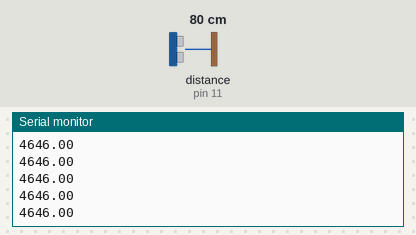
Recording of a sketch running on a simulated Arduino Uno, built with avr-gcc and run on an emulated ATmega328P. On the bench: the last lines printed to the serial monitor. Wiring (inferred from the names in the program): ultrasonic range finder: trigger pin 12; echo pin 11. Inputs (shaded band) come from the test bench; at power-on: distance to the obstacle (sensor on pin 11) 80 cm. The echo pulse lasts 58.3 µs per cm.

Above: at 1.2 s.
1.3 s: distance to the obstacle (sensor on pin 11) set to 2 cm
At 1.8 s:
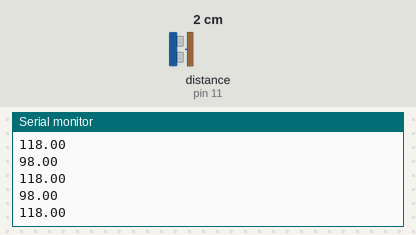
2.8 s: distance to the obstacle (sensor on pin 11) set to 4 cm
At 3.5 s:
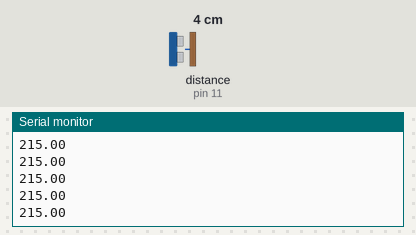
Timing chart, 0 to 5.8 s (numbered marks = the images above; inputs shaded):
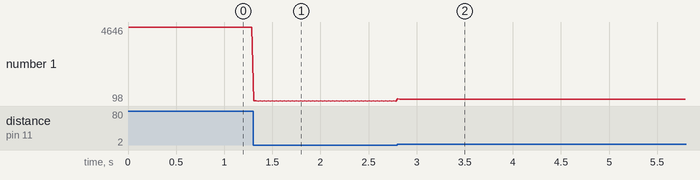

Measured:
- after the input at 1.3 s, the serial monitor: prints a new line at once (image 1)
- after the input at 2.8 s, the serial monitor: prints a new line at once (image 2)
- plotted number 1: 4646 → 98 after the input at 1.3 s, 98 → 215 after the input at 2.8 s

The sketch:

33.HC_SR04_measure_time.ino
```cpp
int trigPin=12;
int echoPin=11;
int dt=10;
float timeTaken;

void setup() {
  // put your setup code here, to run once:
Serial.begin(9600);
pinMode(trigPin,OUTPUT);
pinMode(echoPin,INPUT);
}

void loop() {
  // put your main code here, to run repeatedly:
digitalWrite(trigPin,LOW);
delayMicroseconds(dt);
digitalWrite(trigPin,HIGH);
delayMicroseconds(dt);
digitalWrite(trigPin,LOW);
timeTaken=pulseIn(echoPin,HIGH);
Serial.println(timeTaken);

delay(20);
}
```
